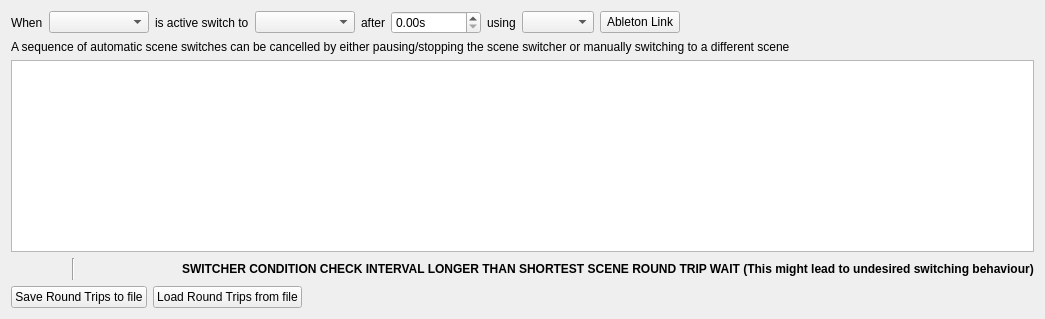
     <widget class="QWidget" name="sceneRoundTripTab">
      <attribute name="title">
       <string notr="true">Sequence</string>
      </attribute>
      <layout class="QVBoxLayout" name="verticalLayout_7">
       <item>
        <layout class="QHBoxLayout" name="horizontalLayout_11">
         <item>
          <widget class="QLabel" name="label_10">
           <property name="text">
            <string>When</string>
           </property>
          </widget>
         </item>
         <item>
          <widget class="QComboBox" name="sceneRoundTripScenes1">
           <property name="sizePolicy">
            <sizepolicy hsizetype="Maximum" vsizetype="Fixed">
             <horstretch>0</horstretch>
             <verstretch>0</verstretch>
            </sizepolicy>
           </property>
           <property name="minimumSize">
            <size>
             <width>100</width>
             <height>0</height>
            </size>
           </property>
          </widget>
         </item>
         <item>
          <widget class="QLabel" name="label_11">
           <property name="text">
            <string>is active switch to</string>
           </property>
          </widget>
         </item>
         <item>
          <widget class="QComboBox" name="sceneRoundTripScenes2">
           <property name="sizePolicy">
            <sizepolicy hsizetype="Maximum" vsizetype="Fixed">
             <horstretch>0</horstretch>
             <verstretch>0</verstretch>
            </sizepolicy>
           </property>
           <property name="minimumSize">
            <size>
             <width>100</width>
             <height>0</height>
            </size>
           </property>
          </widget>
         </item>
         <item>
          <widget class="QLabel" name="label_12">
           <property name="text">
            <string>after</string>
           </property>
          </widget>
         </item>
         <item>
          <widget class="QDoubleSpinBox" name="sceneRoundTripSpinBox">
           <property name="suffix">
            <string>s</string>
           </property>
           <property name="maximum">
            <double>1000000.000000000000000</double>
           </property>
          </widget>
         </item>
         <item>
          <widget class="QLabel" name="label_17">
           <property name="text">
            <string>using</string>
           </property>
          </widget>
         </item>
         <item>
          <widget class="QComboBox" name="sceneRoundTripTransitions"/>
         </item>
         <item>
          <widget class="QPushButton" name="abletonLink">
           <property name="text">
            <string>Ableton Link</string>
           </property>
          </widget>
         </item>
         <item>
          <spacer name="horizontalSpacer_9">
           <property name="orientation">
            <enum>Qt::Horizontal</enum>
           </property>
           <property name="sizeHint" stdset="0">
            <size>
             <width>40</width>
             <height>20</height>
            </size>
           </property>
          </spacer>
         </item>
        </layout>
       </item>
       <item>
        <widget class="QLabel" name="label_35">
         <property name="text">
          <string>A sequence of automatic scene switches can be cancelled by either pausing/stopping the scene switcher or manually switching to a different scene</string>
         </property>
        </widget>
       </item>
       <item>
        <widget class="QListWidget" name="sceneRoundTrips">
         <property name="sizePolicy">
          <sizepolicy hsizetype="Expanding" vsizetype="Expanding">
           <horstretch>0</horstretch>
           <verstretch>0</verstretch>
          </sizepolicy>
         </property>
         <property name="sortingEnabled">
          <bool>false</bool>
         </property>
        </widget>
       </item>
       <item>
        <layout class="QHBoxLayout" name="horizontalLayout_10">
         <item>
          <widget class="QPushButton" name="sceneRoundTripAdd">
           <property name="maximumSize">
            <size>
             <width>22</width>
             <height>22</height>
            </size>
           </property>
           <property name="flat">
            <bool>true</bool>
           </property>
           <property name="themeID" stdset="0">
            <string notr="true">addIconSmall</string>
           </property>
          </widget>
         </item>
         <item>
          <widget class="QPushButton" name="sceneRoundTripRemove">
           <property name="maximumSize">
            <size>
             <width>22</width>
             <height>22</height>
            </size>
           </property>
           <property name="flat">
            <bool>true</bool>
           </property>
           <property name="themeID" stdset="0">
            <string notr="true">removeIconSmall</string>
           </property>
          </widget>
         </item>
         <item>
          <spacer name="horizontalSpacer_112">
           <property name="orientation">
            <enum>Qt::Horizontal</enum>
           </property>
           <property name="sizeType">
            <enum>QSizePolicy::Fixed</enum>
           </property>
           <property name="sizeHint" stdset="0">
            <size>
             <width>5</width>
             <height>20</height>
            </size>
           </property>
          </spacer>
         </item>
         <item>
          <widget class="Line" name="line_37">
           <property name="orientation">
            <enum>Qt::Vertical</enum>
           </property>
          </widget>
         </item>
         <item>
          <spacer name="horizontalSpacer_113">
           <property name="orientation">
            <enum>Qt::Horizontal</enum>
           </property>
           <property name="sizeType">
            <enum>QSizePolicy::Fixed</enum>
           </property>
           <property name="sizeHint" stdset="0">
            <size>
             <width>5</width>
             <height>20</height>
            </size>
           </property>
          </spacer>
         </item>
         <item>
          <widget class="QPushButton" name="sceneRoundTripUp">
           <property name="maximumSize">
            <size>
             <width>22</width>
             <height>22</height>
            </size>
           </property>
           <property name="text">
            <string/>
           </property>
           <property name="icon">
            <iconset>
             <normaloff>../../../forms/images/up.svg</normaloff>../../../forms/images/up.svg</iconset>
           </property>
           <property name="flat">
            <bool>true</bool>
           </property>
           <property name="themeID" stdset="0">
            <string>upArrowIconSmall</string>
           </property>
          </widget>
         </item>
         <item>
          <widget class="QPushButton" name="sceneRoundTripDown">
           <property name="maximumSize">
            <size>
             <width>22</width>
             <height>22</height>
            </size>
           </property>
           <property name="text">
            <string/>
           </property>
           <property name="icon">
            <iconset>
             <normaloff>../../../forms/images/down.svg</normaloff>../../../forms/images/down.svg</iconset>
           </property>
           <property name="flat">
            <bool>true</bool>
           </property>
           <property name="themeID" stdset="0">
            <string>downArrowIconSmall</string>
           </property>
          </widget>
         </item>
         <item>
          <spacer name="horizontalSpacer_8">
           <property name="orientation">
            <enum>Qt::Horizontal</enum>
           </property>
           <property name="sizeHint" stdset="0">
            <size>
             <width>40</width>
             <height>20</height>
            </size>
           </property>
          </spacer>
         </item>
         <item>
          <widget class="QLabel" name="intervalWarning">
           <property name="font">
            <font>
             <weight>75</weight>
             <bold>true</bold>
            </font>
           </property>
           <property name="text">
            <string>SWITCHER CONDITION CHECK INTERVAL LONGER THAN SHORTEST SCENE ROUND TRIP WAIT (This might lead to undesired switching behaviour)</string>
           </property>
          </widget>
         </item>
        </layout>
       </item>
       <item>
        <layout class="QHBoxLayout" name="horizontalLayout_28">
         <item>
          <widget class="QPushButton" name="sceneRoundTripSave">
           <property name="text">
            <string>Save Round Trips to file</string>
           </property>
          </widget>
         </item>
         <item>
          <widget class="QPushButton" name="sceneRoundTripLoad">
           <property name="text">
            <string>Load Round Trips from file</string>
           </property>
          </widget>
         </item>
         <item>
          <spacer name="horizontalSpacer_26">
           <property name="orientation">
            <enum>Qt::Horizontal</enum>
           </property>
           <property name="sizeHint" stdset="0">
            <size>
             <width>40</width>
             <height>20</height>
            </size>
           </property>
          </spacer>
         </item>
        </layout>
       </item>
      </layout>
     </widget>
